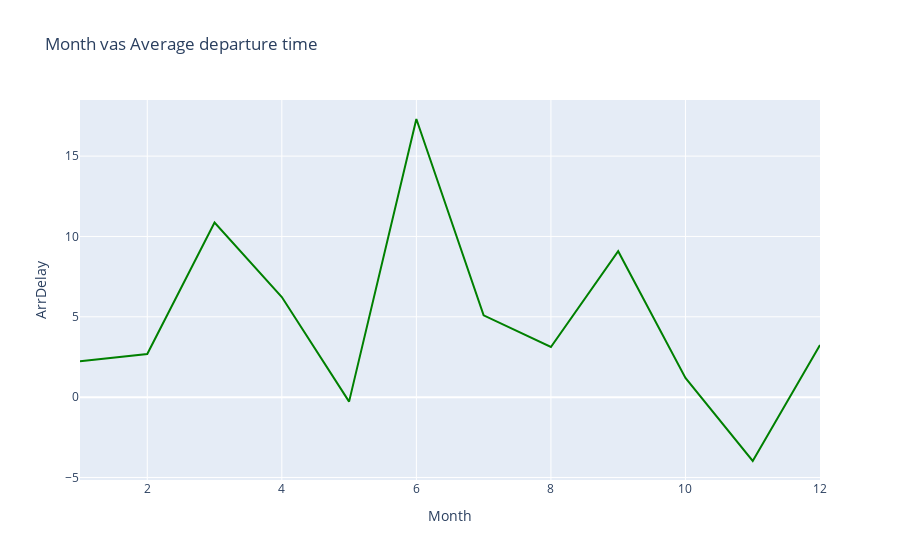

Notebook code for this chart:
### Markdown cell above
#### To do:

*   Create a line plot with x-axis being the month and y-axis being computed average delay time. Update plot title,\
    xaxis, and yaxis title.

*   Hint: Scatter and line plot vary by updating mode parameter.

### Code cell
# Create line plot here
fig = go.Figure(data = go.Scatter(x = line_data['Month'], y = line_data['ArrDelay'], mode = 'lines', marker = dict(color = 'green')))
fig.update_layout(title = "Month vas Average departure time", xaxis_title = 'Month', yaxis_title = 'ArrDelay')
fig.show()

### Figure 1 — Plotly figure (JSON) as saved in the notebook; plotly's stock layout.template omitted (floating-point values rounded to 4 significant figures)
{"data": [{"marker": {"color": "green"}, "mode": "lines", "x": [1, 2, 3, 4, 5, 6, 7, 8, 9, 10, 11, 12], "y": [2.233, 2.688, 10.87, 6.229, -0.2791, 17.31, 5.089, 3.122, 9.081, 1.2, -3.975, 3.241], "type": "scatter"}], "layout": {"title": {"text": "Month vas Average departure time"}, "xaxis": {"title": {"text": "Month"}, "type": "linear", "range": [1, 12], "autorange": true}, "yaxis": {"title": {"text": "ArrDelay"}, "type": "linear", "range": [-5.158, 18.49], "autorange": true}, "autosize": true}}
